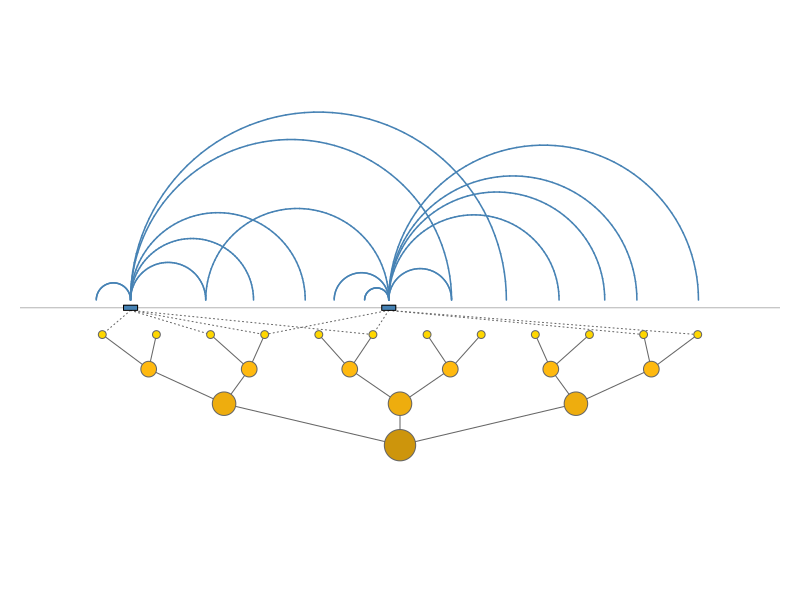

Reproduce this figure in R.
################################################################

library(plotrix) ## to draw arcs

set.seed(19)

################################################################

## simulate interactions, two viewpoints

xlim <- c(1,20000)

viewpoints <- round(runif(2, min=xlim[1], max=xlim[2]))

interactions <- list()
interactions[[1]] <- round(runif(5, min=xlim[1], max=xlim[2]))
interactions[[2]] <- round(runif(7, min=xlim[1], max=xlim[2]))

## add some common points

interactions[[1]] <- c(interactions[[1]], interactions[[2]][1])
interactions[[2]] <- c(interactions[[2]], interactions[[1]][4])

################################################################

## compute radii

radius <- list()
radius[[1]] <- abs(viewpoints[1]-interactions[[1]])/2
radius[[2]] <- abs(viewpoints[2]-interactions[[2]])/2

centers <- list()
centers[[1]] <- (viewpoints[1]+interactions[[1]])/2
centers[[2]] <- (viewpoints[2]+interactions[[2]])/2

################################################################

png(file="img/GOntact_uncropped.png", width=10, height=10, unit="cm", res=800)

################################################################

ymax <- max(unlist(radius))/4
ylim <- c(-ymax*1.1, ymax*1.1)

## canvas

par(mar=c(1,1,1,1))
plot(1, type="n", xlab="", ylab="", axes=F, xlim=xlim, ylim=ylim)


## symbolize genes

width <- diff(xlim)/100
height <- diff(ylim)/100

abline(h=-height*1.5, lty=1, col="gray70")

draw.arc(x=centers[[1]], y=rep(0, length(centers[[1]])), radius=radius[[1]], deg1=0, deg2=180, col="steelblue", lwd=1.5)
draw.arc(x=centers[[2]], y=rep(0, length(centers[[2]])), radius=radius[[2]], deg1=0, deg2=180, col="steelblue", lwd=1.5)

################################################################

## schema for gene ontology

xlevel1 <- mean(xlim)
xlevel2 <- seq(from=xlim[1], to=xlim[2], length=5)[-c(1,5)]
xlevel3 <- seq(from=xlim[1], to=xlim[2], length=8)[-c(1,8)]
xlevel4 <- seq(from=xlim[1], to=xlim[2], length=14)[-c(1,14)]

ydiff <- diff(ylim)/15
ylevel4 <- mean(ylim)-ydiff
ylevel3 <- ylevel4-ydiff
ylevel2 <- ylevel3-ydiff
ylevel1 <- ylevel2-ydiff*1.2

## segments that link GO categories among them

for(i in 1:length(xlevel2)){
    segments(xlevel1, ylevel1, xlevel2[i], ylevel2, lty=1, col="gray40")

    for(j in 1:(length(xlevel3)/3)){
        segments(xlevel2[i], ylevel2, xlevel3[2*(i-1)+j], ylevel3,lty=1, col="gray40")
    }
}

for(i in 1:length(xlevel3)){
    for(j in 1:(length(xlevel4)/6)){
        segments(xlevel3[i], ylevel3, xlevel4[2*(i-1)+j], ylevel4,lty=1, col="gray40")
    }
}

## segments that link genes to GO categories

connected <- list()
connected[[1]] <- xlevel4[c(1,3,4,6)]
connected[[2]] <- xlevel4[c(4,6,11,12)]

segments(viewpoints[1], -2*height, connected[[1]], ylevel4, lty=3, col="gray40")
segments(viewpoints[2], -2*height, connected[[2]], ylevel4, lty=3, col="gray40")

################################################################

## rectangles for the genes

rect(viewpoints[1]-width, -2*height, viewpoints[1]+width, -height, col="steelblue", border="black")
rect(viewpoints[2]-width, -2*height, viewpoints[2]+width, -height, col="steelblue", border="black")

################################################################


## circles for GO categories

go.radius <- ymax/3

draw.circle(x=xlevel1, y=ylevel1, radius=go.radius, col="darkgoldenrod3", border="gray40")

for(i in 1:length(xlevel2)){

    draw.circle(x=xlevel2[i], y=ylevel2, radius=go.radius*0.75, col="darkgoldenrod2", border="gray40")
}

for(i in 1:length(xlevel3)){
    draw.circle(x=xlevel3[i], y=ylevel3, radius=go.radius*0.5, col="darkgoldenrod1", border="gray40")
}

for(i in 1:length(xlevel4)){
    draw.circle(x=xlevel4[i], y=ylevel4, radius=go.radius*0.25, col="gold", border="gray40" )
}

################################################################

dev.off()

################################################################
